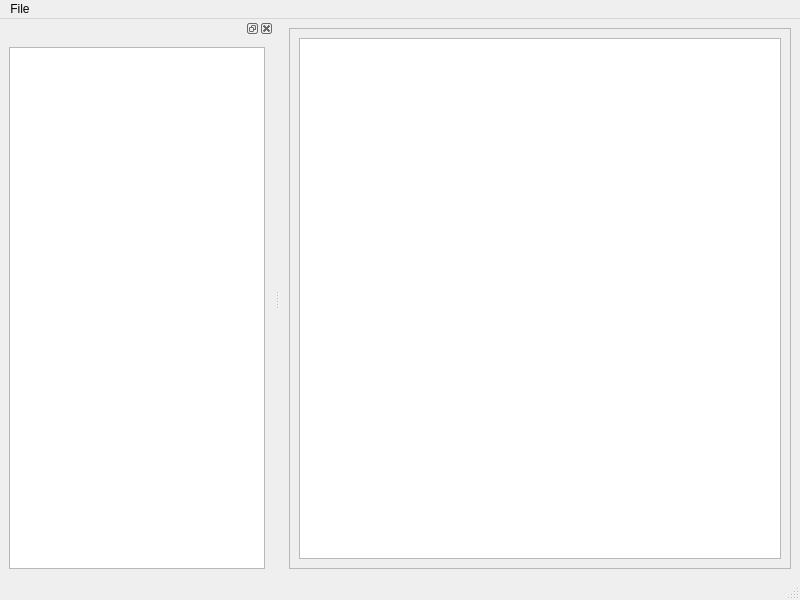
<?xml version="1.0" encoding="UTF-8"?>
<ui version="4.0">
 <class>MainWindow</class>
 <widget class="QMainWindow" name="MainWindow">
  <property name="geometry">
   <rect>
    <x>0</x>
    <y>0</y>
    <width>800</width>
    <height>600</height>
   </rect>
  </property>
  <property name="windowTitle">
   <string>ServoController</string>
  </property>
  <widget class="QWidget" name="centralwidget">
   <layout class="QHBoxLayout" name="horizontalLayout">
    <item>
     <widget class="QFrame" name="frame">
      <property name="frameShape">
       <enum>QFrame::StyledPanel</enum>
      </property>
      <property name="frameShadow">
       <enum>QFrame::Raised</enum>
      </property>
      <layout class="QVBoxLayout" name="verticalLayout_2">
       <item>
        <widget class="QTableView" name="tableView"/>
       </item>
      </layout>
     </widget>
    </item>
   </layout>
  </widget>
  <widget class="QMenuBar" name="menubar">
   <property name="geometry">
    <rect>
     <x>0</x>
     <y>0</y>
     <width>800</width>
     <height>25</height>
    </rect>
   </property>
   <widget class="QMenu" name="menuFile">
    <property name="title">
     <string>File</string>
    </property>
    <addaction name="actionSave_motor_settings"/>
    <addaction name="actionLoad_motor_settings"/>
    <addaction name="actionExit"/>
   </widget>
   <addaction name="menuFile"/>
  </widget>
  <widget class="QStatusBar" name="statusbar"/>
  <widget class="QDockWidget" name="dockWidget">
   <attribute name="dockWidgetArea">
    <number>1</number>
   </attribute>
   <widget class="QWidget" name="dockWidgetContents">
    <layout class="QVBoxLayout" name="verticalLayout">
     <item>
      <widget class="QTreeView" name="treeView"/>
     </item>
    </layout>
   </widget>
  </widget>
  <action name="actionSave_motor_settings">
   <property name="text">
    <string>Save motor settings...</string>
   </property>
  </action>
  <action name="actionLoad_motor_settings">
   <property name="text">
    <string>Load motor settings...</string>
   </property>
  </action>
  <action name="actionExit">
   <property name="text">
    <string>Exit</string>
   </property>
  </action>
 </widget>
 <resources/>
 <connections/>
</ui>
